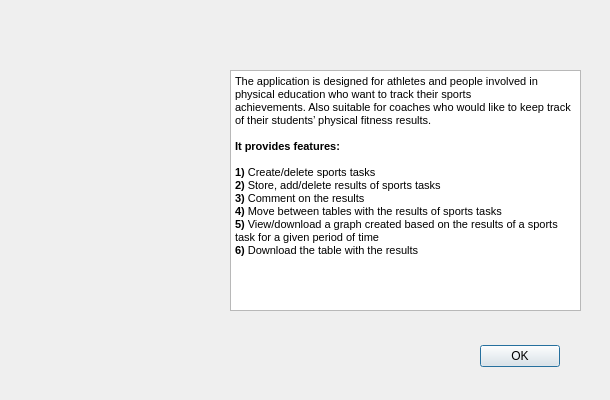
<?xml version="1.0" encoding="UTF-8"?>
<ui version="4.0">
 <class>program_description</class>
 <widget class="QDialog" name="program_description">
  <property name="geometry">
   <rect>
    <x>0</x>
    <y>0</y>
    <width>610</width>
    <height>400</height>
   </rect>
  </property>
  <property name="windowTitle">
   <string>Program description</string>
  </property>
  <widget class="QTextEdit" name="PTE_description">
   <property name="geometry">
    <rect>
     <x>230</x>
     <y>70</y>
     <width>351</width>
     <height>241</height>
    </rect>
   </property>
   <property name="readOnly">
    <bool>true</bool>
   </property>
   <property name="html">
    <string>&lt;!DOCTYPE HTML PUBLIC &quot;-//W3C//DTD HTML 4.0//EN&quot; &quot;http://www.w3.org/TR/REC-html40/strict.dtd&quot;&gt;
&lt;html&gt;&lt;head&gt;&lt;meta name=&quot;qrichtext&quot; content=&quot;1&quot; /&gt;&lt;style type=&quot;text/css&quot;&gt;
p, li { white-space: pre-wrap; }
&lt;/style&gt;&lt;/head&gt;&lt;body style=&quot; font-family:'MS Shell Dlg 2'; font-size:7.8pt; font-weight:400; font-style:normal;&quot;&gt;
&lt;p style=&quot; margin-top:0px; margin-bottom:0px; margin-left:0px; margin-right:0px; -qt-block-indent:0; text-indent:0px;&quot;&gt;&lt;span style=&quot; font-size:8pt;&quot;&gt;The application is designed for athletes and people involved in physical education who want to track their sports&lt;/span&gt;&lt;/p&gt;
&lt;p style=&quot; margin-top:0px; margin-bottom:0px; margin-left:0px; margin-right:0px; -qt-block-indent:0; text-indent:0px;&quot;&gt;&lt;span style=&quot; font-size:8pt;&quot;&gt;achievements. Also suitable for coaches who would like to keep track of their students’ physical fitness results. &lt;/span&gt;&lt;/p&gt;
&lt;p style=&quot;-qt-paragraph-type:empty; margin-top:0px; margin-bottom:0px; margin-left:0px; margin-right:0px; -qt-block-indent:0; text-indent:0px; font-size:8pt;&quot;&gt;&lt;br /&gt;&lt;/p&gt;
&lt;p style=&quot; margin-top:0px; margin-bottom:0px; margin-left:0px; margin-right:0px; -qt-block-indent:0; text-indent:0px;&quot;&gt;&lt;span style=&quot; font-size:8pt; font-weight:600;&quot;&gt;It provides features:&lt;/span&gt;&lt;/p&gt;
&lt;p style=&quot;-qt-paragraph-type:empty; margin-top:0px; margin-bottom:0px; margin-left:0px; margin-right:0px; -qt-block-indent:0; text-indent:0px; font-size:8pt; font-weight:600;&quot;&gt;&lt;br /&gt;&lt;/p&gt;
&lt;p style=&quot; margin-top:0px; margin-bottom:0px; margin-left:0px; margin-right:0px; -qt-block-indent:0; text-indent:0px;&quot;&gt;&lt;span style=&quot; font-size:8pt; font-weight:600;&quot;&gt;1)&lt;/span&gt;&lt;span style=&quot; font-size:8pt;&quot;&gt; Create/delete sports tasks&lt;/span&gt;&lt;/p&gt;
&lt;p style=&quot; margin-top:0px; margin-bottom:0px; margin-left:0px; margin-right:0px; -qt-block-indent:0; text-indent:0px;&quot;&gt;&lt;span style=&quot; font-size:8pt; font-weight:600;&quot;&gt;2)&lt;/span&gt;&lt;span style=&quot; font-size:8pt;&quot;&gt; Store, add/delete results of sports tasks&lt;/span&gt;&lt;/p&gt;
&lt;p style=&quot; margin-top:0px; margin-bottom:0px; margin-left:0px; margin-right:0px; -qt-block-indent:0; text-indent:0px;&quot;&gt;&lt;span style=&quot; font-size:8pt; font-weight:600;&quot;&gt;3)&lt;/span&gt;&lt;span style=&quot; font-size:8pt;&quot;&gt; Comment on the results&lt;/span&gt;&lt;/p&gt;
&lt;p style=&quot; margin-top:0px; margin-bottom:0px; margin-left:0px; margin-right:0px; -qt-block-indent:0; text-indent:0px;&quot;&gt;&lt;span style=&quot; font-size:8pt; font-weight:600;&quot;&gt;4)&lt;/span&gt;&lt;span style=&quot; font-size:8pt;&quot;&gt; Move between tables with the results of sports tasks&lt;/span&gt;&lt;/p&gt;
&lt;p style=&quot; margin-top:0px; margin-bottom:0px; margin-left:0px; margin-right:0px; -qt-block-indent:0; text-indent:0px;&quot;&gt;&lt;span style=&quot; font-size:8pt; font-weight:600;&quot;&gt;5)&lt;/span&gt;&lt;span style=&quot; font-size:8pt;&quot;&gt; View/download a graph created based on the results of a sports task for a given period of time&lt;/span&gt;&lt;/p&gt;
&lt;p style=&quot; margin-top:0px; margin-bottom:0px; margin-left:0px; margin-right:0px; -qt-block-indent:0; text-indent:0px;&quot;&gt;&lt;span style=&quot; font-size:8pt; font-weight:600;&quot;&gt;6)&lt;/span&gt;&lt;span style=&quot; font-size:8pt;&quot;&gt; Download the table with the results&lt;/span&gt;&lt;/p&gt;&lt;/body&gt;&lt;/html&gt;</string>
   </property>
  </widget>
  <widget class="QLabel" name="lbl_book">
   <property name="geometry">
    <rect>
     <x>18</x>
     <y>85</y>
     <width>200</width>
     <height>218</height>
    </rect>
   </property>
   <property name="text">
    <string/>
   </property>
   <property name="pixmap">
    <pixmap>../../Icons/book.png</pixmap>
   </property>
  </widget>
  <widget class="QDialogButtonBox" name="about_program_dialog_btns">
   <property name="geometry">
    <rect>
     <x>400</x>
     <y>340</y>
     <width>160</width>
     <height>32</height>
    </rect>
   </property>
   <property name="orientation">
    <enum>Qt::Horizontal</enum>
   </property>
   <property name="standardButtons">
    <set>QDialogButtonBox::Ok</set>
   </property>
  </widget>
 </widget>
 <resources/>
 <connections/>
</ui>
